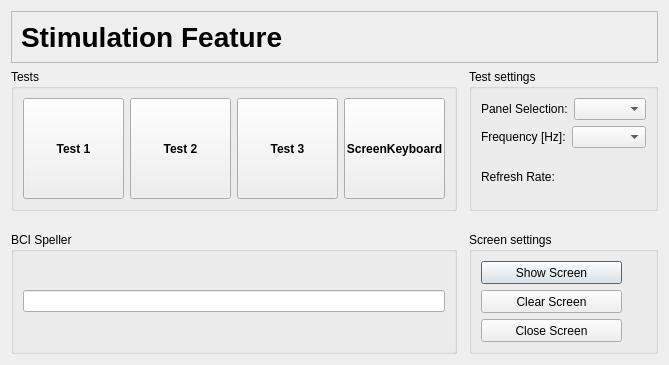
<?xml version="1.0" encoding="UTF-8"?>
<ui version="4.0">
 <class>SsvepBciSetupStimulusWidget</class>
 <widget class="QDialog" name="SsvepBciSetupStimulusWidget">
  <property name="geometry">
   <rect>
    <x>0</x>
    <y>0</y>
    <width>647</width>
    <height>365</height>
   </rect>
  </property>
  <property name="windowTitle">
   <string>Dialog</string>
  </property>
  <layout class="QGridLayout" name="gridLayout_2">
   <item row="1" column="2">
    <widget class="QGroupBox" name="groupBox">
     <property name="title">
      <string>Test settings</string>
     </property>
     <layout class="QGridLayout" name="gridLayout">
      <item row="0" column="0">
       <layout class="QHBoxLayout" name="horizontalLayout">
        <item>
         <widget class="QLabel" name="label">
          <property name="text">
           <string>Panel Selection:</string>
          </property>
         </widget>
        </item>
        <item>
         <widget class="QComboBox" name="comboBox"/>
        </item>
       </layout>
      </item>
      <item row="1" column="0">
       <layout class="QHBoxLayout" name="horizontalLayout_2">
        <item>
         <widget class="QLabel" name="label_2">
          <property name="text">
           <string>Frequency [Hz]:</string>
          </property>
         </widget>
        </item>
        <item>
         <widget class="QComboBox" name="comboBox_2"/>
        </item>
       </layout>
      </item>
      <item row="2" column="0">
       <layout class="QHBoxLayout" name="horizontalLayout_6">
        <item>
         <widget class="QLabel" name="label_5">
          <property name="text">
           <string>Refresh Rate:</string>
          </property>
         </widget>
        </item>
        <item>
         <widget class="QLabel" name="label_6">
          <property name="text">
           <string/>
          </property>
         </widget>
        </item>
       </layout>
      </item>
     </layout>
    </widget>
   </item>
   <item row="5" column="2">
    <widget class="QGroupBox" name="groupBox_2">
     <property name="title">
      <string>Screen settings</string>
     </property>
     <layout class="QVBoxLayout" name="verticalLayout">
      <item>
       <widget class="QPushButton" name="m_pushButton_showScreen">
        <property name="sizePolicy">
         <sizepolicy hsizetype="Fixed" vsizetype="Fixed">
          <horstretch>0</horstretch>
          <verstretch>0</verstretch>
         </sizepolicy>
        </property>
        <property name="minimumSize">
         <size>
          <width>141</width>
          <height>23</height>
         </size>
        </property>
        <property name="text">
         <string>Show Screen</string>
        </property>
        <property name="checkable">
         <bool>false</bool>
        </property>
       </widget>
      </item>
      <item>
       <widget class="QPushButton" name="m_pushButton_clearScreen">
        <property name="sizePolicy">
         <sizepolicy hsizetype="Fixed" vsizetype="Fixed">
          <horstretch>0</horstretch>
          <verstretch>0</verstretch>
         </sizepolicy>
        </property>
        <property name="minimumSize">
         <size>
          <width>141</width>
          <height>23</height>
         </size>
        </property>
        <property name="text">
         <string>Clear Screen</string>
        </property>
       </widget>
      </item>
      <item>
       <widget class="QPushButton" name="m_pushButton_closeScreen">
        <property name="sizePolicy">
         <sizepolicy hsizetype="Fixed" vsizetype="Fixed">
          <horstretch>0</horstretch>
          <verstretch>0</verstretch>
         </sizepolicy>
        </property>
        <property name="minimumSize">
         <size>
          <width>141</width>
          <height>23</height>
         </size>
        </property>
        <property name="text">
         <string>Close Screen</string>
        </property>
       </widget>
      </item>
     </layout>
    </widget>
   </item>
   <item row="0" column="0" colspan="3">
    <widget class="QFrame" name="frame_2">
     <property name="maximumSize">
      <size>
       <width>16777215</width>
       <height>81</height>
      </size>
     </property>
     <property name="frameShape">
      <enum>QFrame::StyledPanel</enum>
     </property>
     <property name="frameShadow">
      <enum>QFrame::Raised</enum>
     </property>
     <layout class="QHBoxLayout" name="horizontalLayout_4">
      <item>
       <widget class="QLabel" name="label_3">
        <property name="maximumSize">
         <size>
          <width>16777215</width>
          <height>61</height>
         </size>
        </property>
        <property name="font">
         <font>
          <pointsize>21</pointsize>
          <weight>75</weight>
          <bold>true</bold>
         </font>
        </property>
        <property name="text">
         <string>Stimulation Feature</string>
        </property>
       </widget>
      </item>
      <item>
       <spacer name="horizontalSpacer">
        <property name="orientation">
         <enum>Qt::Horizontal</enum>
        </property>
        <property name="sizeHint" stdset="0">
         <size>
          <width>40</width>
          <height>20</height>
         </size>
        </property>
       </spacer>
      </item>
      <item>
       <widget class="QLabel" name="label_4">
        <property name="text">
         <string/>
        </property>
        <property name="pixmap">
         <pixmap resource="../../eegosports/eegosports.qrc">:/logos/logos.png</pixmap>
        </property>
       </widget>
      </item>
     </layout>
    </widget>
   </item>
   <item row="1" column="0">
    <widget class="QGroupBox" name="groupBox_3">
     <property name="title">
      <string>Tests</string>
     </property>
     <layout class="QHBoxLayout" name="horizontalLayout_3">
      <item>
       <widget class="QPushButton" name="m_pushButton_test1">
        <property name="sizePolicy">
         <sizepolicy hsizetype="Fixed" vsizetype="Fixed">
          <horstretch>0</horstretch>
          <verstretch>0</verstretch>
         </sizepolicy>
        </property>
        <property name="minimumSize">
         <size>
          <width>101</width>
          <height>101</height>
         </size>
        </property>
        <property name="font">
         <font>
          <weight>75</weight>
          <bold>true</bold>
         </font>
        </property>
        <property name="text">
         <string>Test 1</string>
        </property>
       </widget>
      </item>
      <item>
       <widget class="QPushButton" name="m_pushButton_test2">
        <property name="sizePolicy">
         <sizepolicy hsizetype="Fixed" vsizetype="Fixed">
          <horstretch>0</horstretch>
          <verstretch>0</verstretch>
         </sizepolicy>
        </property>
        <property name="minimumSize">
         <size>
          <width>101</width>
          <height>101</height>
         </size>
        </property>
        <property name="font">
         <font>
          <weight>75</weight>
          <bold>true</bold>
         </font>
        </property>
        <property name="text">
         <string>Test 2</string>
        </property>
       </widget>
      </item>
      <item>
       <widget class="QPushButton" name="m_pushButton_test3">
        <property name="sizePolicy">
         <sizepolicy hsizetype="Fixed" vsizetype="Fixed">
          <horstretch>0</horstretch>
          <verstretch>0</verstretch>
         </sizepolicy>
        </property>
        <property name="minimumSize">
         <size>
          <width>101</width>
          <height>101</height>
         </size>
        </property>
        <property name="font">
         <font>
          <weight>75</weight>
          <bold>true</bold>
         </font>
        </property>
        <property name="text">
         <string>Test 3</string>
        </property>
       </widget>
      </item>
      <item>
       <widget class="QPushButton" name="m_pushButton_screenKeyboard">
        <property name="sizePolicy">
         <sizepolicy hsizetype="Fixed" vsizetype="Fixed">
          <horstretch>0</horstretch>
          <verstretch>0</verstretch>
         </sizepolicy>
        </property>
        <property name="minimumSize">
         <size>
          <width>101</width>
          <height>101</height>
         </size>
        </property>
        <property name="font">
         <font>
          <weight>75</weight>
          <bold>true</bold>
         </font>
        </property>
        <property name="text">
         <string>ScreenKeyboard</string>
        </property>
       </widget>
      </item>
     </layout>
    </widget>
   </item>
   <item row="1" column="1">
    <spacer name="horizontalSpacer_2">
     <property name="orientation">
      <enum>Qt::Horizontal</enum>
     </property>
     <property name="sizeHint" stdset="0">
      <size>
       <width>40</width>
       <height>20</height>
      </size>
     </property>
    </spacer>
   </item>
   <item row="5" column="0">
    <widget class="QGroupBox" name="groupBox_4">
     <property name="sizePolicy">
      <sizepolicy hsizetype="Minimum" vsizetype="Minimum">
       <horstretch>0</horstretch>
       <verstretch>0</verstretch>
      </sizepolicy>
     </property>
     <property name="title">
      <string>BCI Speller</string>
     </property>
     <layout class="QGridLayout" name="gridLayout_3">
      <item row="0" column="0">
       <widget class="QLineEdit" name="m_lineEdit_BCISpeller"/>
      </item>
     </layout>
    </widget>
   </item>
   <item row="3" column="0" colspan="3">
    <spacer name="verticalSpacer_3">
     <property name="orientation">
      <enum>Qt::Vertical</enum>
     </property>
     <property name="sizeHint" stdset="0">
      <size>
       <width>20</width>
       <height>40</height>
      </size>
     </property>
    </spacer>
   </item>
  </layout>
 </widget>
 <resources>
  <include location="../../eegosports/eegosports.qrc"/>
 </resources>
 <connections/>
</ui>
